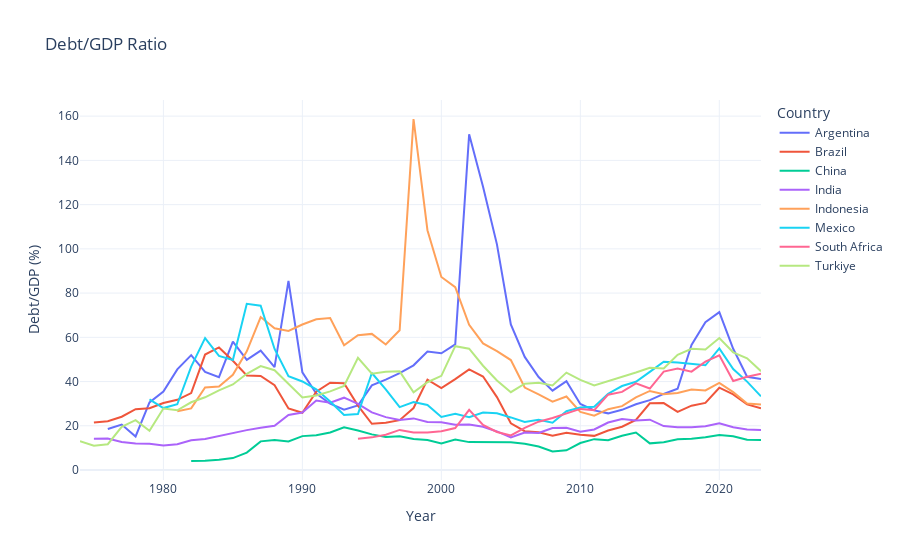

Source (notebook cell):
### Markdown cell above
Argentina has the highest and most variable debt burden, often exceeding 100%. Countries like Turkey, Indonesia, and Mexico have intermediate ratios. Meanwhile, China, India, Brazil, and South Africa exhibit lower and more stable debt/GDP ratios, with China having the lowest, indicating relatively small debt compared to the size of its economy.

### Code cell
fig = px.line(
    df_final,
    x='Year',
    y='Debt_to_GDP_Ratio',
    color='Country', 
    title='Debt/GDP Ratio',
    labels={
        "Debt_to_GDP_Ratio": "Debt/GDP (%)"
    },
    template='plotly_white'
)

fig.write_html("interactive-plot/Debt_GDP_Country.html")
fig.show()

### Figure 1 — Plotly figure (JSON) as saved in the notebook; plotly's stock layout.template omitted (floating-point values rounded to 4 significant figures)
{"data": [{"hovertemplate": "Country=Argentina<br>Year=%{x}<br>Debt/GDP (%)=%{y}<extra></extra>", "legendgroup": "Argentina", "line": {"color": "#636efa", "dash": "solid"}, "marker": {"symbol": "circle"}, "mode": "lines", "name": "Argentina", "orientation": "v", "showlegend": true, "type": "scatter", "x": [1976, 1977, 1978, 1979, 1980, 1981, 1982, 1983, 1984, 1985, 1986, 1987, 1988, 1989, 1990, 1991, 1992, 1993, 1994, 1995, 1996, 1997, 1998, 1999, 2000, 2001, 2002, 2003, 2004, 2005, 2006, 2007, 2008, 2009, 2010, 2011, 2012, 2013, 2014, 2015, 2016, 2017, 2018, 2019, 2020, 2021, 2022, 2023], "xaxis": "x", "y": [18.57, 20.56, 15.17, 30.58, 35.5, 45.51, 51.94, 44.34, 41.96, 58.03, 49.77, 53.97, 46.51, 85.53, 44.2, 34.62, 29.99, 27.32, 29.17, 38.28, 40.84, 43.79, 47.33, 53.58, 52.8, 56.81, 151.8, 128.1, 102.0, 65.81, 51.14, 42.02, 35.89, 40.15, 29.89, 26.95, 25.62, 27.21, 29.71, 31.61, 34.39, 36.77, 56.54, 66.86, 71.41, 54.83, 42.18, 41.2], "yaxis": "y"}, {"hovertemplate": "Country=Brazil<br>Year=%{x}<br>Debt/GDP (%)=%{y}<extra></extra>", "legendgroup": "Brazil", "line": {"color": "#EF553B", "dash": "solid"}, "marker": {"symbol": "circle"}, "mode": "lines", "name": "Brazil", "orientation": "v", "showlegend": true, "type": "scatter", "x": [1975, 1976, 1977, 1978, 1979, 1980, 1981, 1982, 1983, 1984, 1985, 1986, 1987, 1988, 1989, 1990, 1991, 1992, 1993, 1994, 1995, 1996, 1997, 1998, 1999, 2000, 2001, 2002, 2003, 2004, 2005, 2006, 2007, 2008, 2009, 2010, 2011, 2012, 2013, 2014, 2015, 2016, 2017, 2018, 2019, 2020, 2021, 2022, 2023], "xaxis": "x", "y": [21.5, 22.07, 24.1, 27.48, 27.92, 30.32, 31.75, 34.8, 52.21, 55.41, 49.4, 42.75, 42.56, 38.34, 27.83, 25.87, 35.42, 39.47, 39.26, 29.1, 20.92, 21.38, 22.53, 28.02, 40.88, 37.0, 41.07, 45.5, 42.26, 32.97, 21.13, 17.54, 17.07, 15.51, 16.9, 15.95, 15.44, 17.87, 19.56, 22.68, 30.15, 30.25, 26.31, 29.1, 30.36, 37.21, 34.21, 29.69, 27.93], "yaxis": "y"}, {"hovertemplate": "Country=China<br>Year=%{x}<br>Debt/GDP (%)=%{y}<extra></extra>", "legendgroup": "China", "line": {"color": "#00cc96", "dash": "solid"}, "marker": {"symbol": "circle"}, "mode": "lines", "name": "China", "orientation": "v", "showlegend": true, "type": "scatter", "x": [1982, 1983, 1984, 1985, 1986, 1987, 1988, 1989, 1990, 1991, 1992, 1993, 1994, 1995, 1996, 1997, 1998, 1999, 2000, 2001, 2002, 2003, 2004, 2005, 2006, 2007, 2008, 2009, 2010, 2011, 2012, 2013, 2014, 2015, 2016, 2017, 2018, 2019, 2020, 2021, 2022, 2023], "xaxis": "x", "y": [4.076, 4.167, 4.651, 5.396, 7.887, 12.95, 13.59, 12.92, 15.32, 15.72, 16.99, 19.36, 17.84, 16.11, 14.94, 15.28, 14.01, 13.6, 12.05, 13.76, 12.61, 12.48, 12.65, 12.5, 11.86, 10.64, 8.411, 8.909, 12.2, 13.96, 13.46, 15.47, 16.98, 12.06, 12.59, 13.9, 14.12, 14.81, 15.84, 15.29, 13.69, 13.6], "yaxis": "y"}, {"hovertemplate": "Country=India<br>Year=%{x}<br>Debt/GDP (%)=%{y}<extra></extra>", "legendgroup": "India", "line": {"color": "#ab63fa", "dash": "solid"}, "marker": {"symbol": "circle"}, "mode": "lines", "name": "India", "orientation": "v", "showlegend": true, "type": "scatter", "x": [1975, 1976, 1977, 1978, 1979, 1980, 1981, 1982, 1983, 1984, 1985, 1986, 1987, 1988, 1989, 1990, 1991, 1992, 1993, 1994, 1995, 1996, 1997, 1998, 1999, 2000, 2001, 2002, 2003, 2004, 2005, 2006, 2007, 2008, 2009, 2010, 2011, 2012, 2013, 2014, 2015, 2016, 2017, 2018, 2019, 2020, 2021, 2022, 2023], "xaxis": "x", "y": [14.08, 14.2, 12.69, 12.03, 11.89, 11.12, 11.62, 13.42, 14.04, 15.44, 16.75, 18.04, 19.15, 19.99, 24.9, 26.01, 31.41, 30.46, 32.7, 29.91, 26.04, 23.92, 22.62, 23.34, 21.75, 21.59, 20.5, 20.53, 19.56, 17.44, 14.77, 16.97, 16.77, 18.94, 19.1, 17.33, 18.34, 21.48, 23.01, 22.44, 22.76, 19.85, 19.29, 19.28, 19.78, 21.12, 19.32, 18.35, 18.13], "yaxis": "y"}, {"hovertemplate": "Country=Indonesia<br>Year=%{x}<br>Debt/GDP (%)=%{y}<extra></extra>", "legendgroup": "Indonesia", "line": {"color": "#FFA15A", "dash": "solid"}, "marker": {"symbol": "circle"}, "mode": "lines", "name": "Indonesia", "orientation": "v", "showlegend": true, "type": "scatter", "x": [1981, 1982, 1983, 1984, 1985, 1986, 1987, 1988, 1989, 1990, 1991, 1992, 1993, 1994, 1995, 1996, 1997, 1998, 1999, 2000, 2001, 2002, 2003, 2004, 2005, 2006, 2007, 2008, 2009, 2010, 2011, 2012, 2013, 2014, 2015, 2016, 2017, 2018, 2019, 2020, 2021, 2022, 2023], "xaxis": "x", "y": [26.62, 27.88, 37.3, 37.74, 43.05, 53.67, 69.18, 64.12, 62.87, 65.81, 68.19, 68.73, 56.43, 60.95, 61.54, 56.74, 63.19, 158.7, 108.4, 87.29, 82.71, 65.65, 57.24, 53.75, 49.72, 37.3, 34.2, 30.95, 33.25, 26.26, 24.6, 27.52, 28.89, 32.84, 35.76, 34.24, 34.82, 36.44, 35.96, 39.38, 35.22, 30.02, 29.61], "yaxis": "y"}, {"hovertemplate": "Country=Mexico<br>Year=%{x}<br>Debt/GDP (%)=%{y}<extra></extra>", "legendgroup": "Mexico", "line": {"color": "#19d3f3", "dash": "solid"}, "marker": {"symbol": "circle"}, "mode": "lines", "name": "Mexico", "orientation": "v", "showlegend": true, "type": "scatter", "x": [1979, 1980, 1981, 1982, 1983, 1984, 1985, 1986, 1987, 1988, 1989, 1990, 1991, 1992, 1993, 1994, 1995, 1996, 1997, 1998, 1999, 2000, 2001, 2002, 2003, 2004, 2005, 2006, 2007, 2008, 2009, 2010, 2011, 2012, 2013, 2014, 2015, 2016, 2017, 2018, 2019, 2020, 2021, 2022, 2023], "xaxis": "x", "y": [31.94, 28.01, 29.72, 46.74, 59.65, 51.57, 49.71, 75.12, 74.32, 54.73, 42.46, 40.04, 36.48, 30.97, 24.87, 25.27, 43.86, 36.46, 28.44, 30.7, 29.44, 24.0, 25.45, 23.86, 26.03, 25.63, 23.78, 21.74, 22.74, 21.37, 26.56, 28.26, 28.62, 34.5, 37.98, 39.88, 44.34, 48.98, 48.6, 47.92, 47.35, 55.01, 45.68, 39.98, 33.31], "yaxis": "y"}, {"hovertemplate": "Country=South Africa<br>Year=%{x}<br>Debt/GDP (%)=%{y}<extra></extra>", "legendgroup": "South Africa", "line": {"color": "#FF6692", "dash": "solid"}, "marker": {"symbol": "circle"}, "mode": "lines", "name": "South Africa", "orientation": "v", "showlegend": true, "type": "scatter", "x": [1994, 1995, 1996, 1997, 1998, 1999, 2000, 2001, 2002, 2003, 2004, 2005, 2006, 2007, 2008, 2009, 2010, 2011, 2012, 2013, 2014, 2015, 2016, 2017, 2018, 2019, 2020, 2021, 2022, 2023], "xaxis": "x", "y": [14.12, 14.77, 15.96, 18.13, 17.0, 16.97, 17.57, 18.96, 27.19, 20.36, 17.2, 15.61, 19.07, 21.86, 23.49, 25.59, 27.63, 27.09, 34.06, 35.33, 39.17, 36.84, 44.52, 45.88, 44.46, 48.99, 51.9, 40.26, 42.2, 43.55], "yaxis": "y"}, {"hovertemplate": "Country=Turkiye<br>Year=%{x}<br>Debt/GDP (%)=%{y}<extra></extra>", "legendgroup": "Turkiye", "line": {"color": "#B6E880", "dash": "solid"}, "marker": {"symbol": "circle"}, "mode": "lines", "name": "Turkiye", "orientation": "v", "showlegend": true, "type": "scatter", "x": [1974, 1975, 1976, 1977, 1978, 1979, 1980, 1981, 1982, 1983, 1984, 1985, 1986, 1987, 1988, 1989, 1990, 1991, 1992, 1993, 1994, 1995, 1996, 1997, 1998, 1999, 2000, 2001, 2002, 2003, 2004, 2005, 2006, 2007, 2008, 2009, 2010, 2011, 2012, 2013, 2014, 2015, 2016, 2017, 2018, 2019, 2020, 2021, 2022, 2023], "xaxis": "x", "y": [13.08, 10.99, 11.66, 19.52, 22.54, 17.77, 27.8, 27.02, 30.63, 32.88, 36.05, 38.69, 43.52, 46.96, 45.11, 38.81, 32.81, 33.68, 35.55, 38.03, 50.71, 43.58, 44.43, 44.62, 35.14, 39.7, 42.58, 55.98, 54.84, 47.16, 40.47, 35.21, 39.05, 39.44, 38.22, 44.05, 40.76, 38.27, 40.13, 41.99, 44.08, 46.25, 45.91, 52.09, 54.79, 54.52, 59.66, 53.22, 50.48, 44.7], "yaxis": "y"}], "layout": {"legend": {"title": {"text": "Country"}, "tracegroupgap": 0}, "title": {"text": "Debt/GDP Ratio"}, "xaxis": {"anchor": "y", "domain": [0, 1], "title": {"text": "Year"}}, "yaxis": {"anchor": "x", "domain": [0, 1], "title": {"text": "Debt/GDP (%)"}}}}
